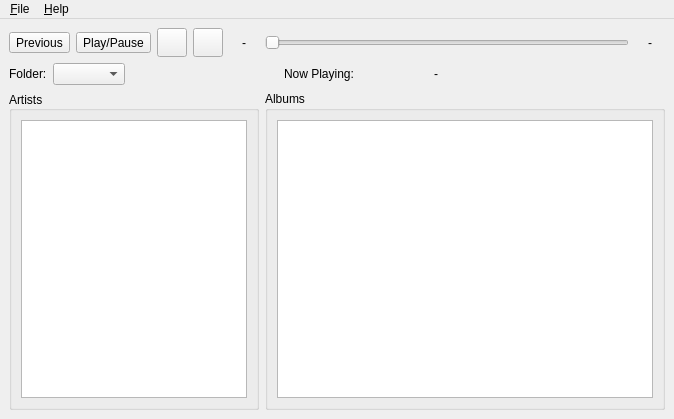
<?xml version="1.0" encoding="UTF-8"?>
<ui version="4.0">
 <class>MainWindow</class>
 <widget class="QMainWindow" name="MainWindow">
  <property name="geometry">
   <rect>
    <x>0</x>
    <y>0</y>
    <width>672</width>
    <height>419</height>
   </rect>
  </property>
  <property name="windowTitle">
   <string>Subsonic Player</string>
  </property>
  <property name="windowIcon">
   <iconset resource="../resources/Icons.qrc">
    <normaloff>:/Application Icons/subsonic-icon.png</normaloff>:/Application Icons/subsonic-icon.png</iconset>
  </property>
  <widget class="QWidget" name="centralwidget">
   <layout class="QGridLayout" name="gridLayout_2">
    <item row="0" column="0">
     <layout class="QVBoxLayout" name="verticalLayout_2">
      <item>
       <layout class="QVBoxLayout" name="verticalLayout">
        <property name="sizeConstraint">
         <enum>QLayout::SetFixedSize</enum>
        </property>
        <item>
         <layout class="QHBoxLayout" name="horizontalLayout_2">
          <property name="sizeConstraint">
           <enum>QLayout::SetNoConstraint</enum>
          </property>
          <item>
           <layout class="QHBoxLayout" name="horizontalLayout">
            <property name="sizeConstraint">
             <enum>QLayout::SetFixedSize</enum>
            </property>
            <item>
             <widget class="QToolButton" name="previousButton">
              <property name="enabled">
               <bool>true</bool>
              </property>
              <property name="text">
               <string>Previous</string>
              </property>
              <property name="icon">
               <iconset resource="../resources/Icons.qrc">
                <normaloff>:/Media Icons/media-skip-backward.png</normaloff>:/Media Icons/media-skip-backward.png</iconset>
              </property>
              <property name="iconSize">
               <size>
                <width>22</width>
                <height>22</height>
               </size>
              </property>
             </widget>
            </item>
            <item>
             <widget class="QToolButton" name="playButton">
              <property name="text">
               <string>Play/Pause</string>
              </property>
              <property name="icon">
               <iconset resource="../resources/Icons.qrc">
                <normaloff>:/Media Icons/media-playback-start.png</normaloff>:/Media Icons/media-playback-start.png</iconset>
              </property>
              <property name="iconSize">
               <size>
                <width>28</width>
                <height>28</height>
               </size>
              </property>
              <property name="checkable">
               <bool>true</bool>
              </property>
             </widget>
            </item>
            <item>
             <widget class="QToolButton" name="stopButton">
              <property name="text">
               <string/>
              </property>
              <property name="icon">
               <iconset resource="../resources/Icons.qrc">
                <normaloff>:/Media Icons/media-playback-stop.png</normaloff>:/Media Icons/media-playback-stop.png</iconset>
              </property>
              <property name="iconSize">
               <size>
                <width>22</width>
                <height>22</height>
               </size>
              </property>
             </widget>
            </item>
            <item>
             <widget class="QToolButton" name="nextButton">
              <property name="text">
               <string/>
              </property>
              <property name="icon">
               <iconset resource="../resources/Icons.qrc">
                <normaloff>:/Media Icons/media-skip-forward.png</normaloff>:/Media Icons/media-skip-forward.png</iconset>
              </property>
              <property name="iconSize">
               <size>
                <width>22</width>
                <height>22</height>
               </size>
              </property>
             </widget>
            </item>
           </layout>
          </item>
          <item>
           <widget class="QLabel" name="timeElapsedLabel">
            <property name="minimumSize">
             <size>
              <width>30</width>
              <height>0</height>
             </size>
            </property>
            <property name="text">
             <string>-</string>
            </property>
            <property name="alignment">
             <set>Qt::AlignCenter</set>
            </property>
           </widget>
          </item>
          <item>
           <widget class="QSlider" name="trackSlider">
            <property name="minimumSize">
             <size>
              <width>250</width>
              <height>0</height>
             </size>
            </property>
            <property name="orientation">
             <enum>Qt::Horizontal</enum>
            </property>
           </widget>
          </item>
          <item>
           <widget class="QLabel" name="timeLeftLabel">
            <property name="minimumSize">
             <size>
              <width>30</width>
              <height>0</height>
             </size>
            </property>
            <property name="text">
             <string>-</string>
            </property>
            <property name="alignment">
             <set>Qt::AlignCenter</set>
            </property>
           </widget>
          </item>
         </layout>
        </item>
        <item>
         <layout class="QHBoxLayout" name="horizontalLayout_7">
          <property name="sizeConstraint">
           <enum>QLayout::SetNoConstraint</enum>
          </property>
          <item>
           <layout class="QHBoxLayout" name="horizontalLayout_5">
            <property name="sizeConstraint">
             <enum>QLayout::SetFixedSize</enum>
            </property>
            <item>
             <widget class="QLabel" name="folderLabel">
              <property name="text">
               <string>Folder:</string>
              </property>
             </widget>
            </item>
            <item>
             <widget class="QComboBox" name="folderComboBox"/>
            </item>
           </layout>
          </item>
          <item>
           <layout class="QHBoxLayout" name="horizontalLayout_6">
            <property name="sizeConstraint">
             <enum>QLayout::SetFixedSize</enum>
            </property>
            <item>
             <spacer name="horizontalSpacer">
              <property name="orientation">
               <enum>Qt::Horizontal</enum>
              </property>
              <property name="sizeHint" stdset="0">
               <size>
                <width>40</width>
                <height>20</height>
               </size>
              </property>
             </spacer>
            </item>
            <item>
             <widget class="QLabel" name="nowPlayingLabel_2">
              <property name="sizePolicy">
               <sizepolicy hsizetype="Minimum" vsizetype="Minimum">
                <horstretch>0</horstretch>
                <verstretch>0</verstretch>
               </sizepolicy>
              </property>
              <property name="text">
               <string>Now Playing:</string>
              </property>
              <property name="alignment">
               <set>Qt::AlignCenter</set>
              </property>
             </widget>
            </item>
            <item>
             <widget class="QLabel" name="nowPlayingLabel">
              <property name="sizePolicy">
               <sizepolicy hsizetype="Expanding" vsizetype="Preferred">
                <horstretch>0</horstretch>
                <verstretch>0</verstretch>
               </sizepolicy>
              </property>
              <property name="text">
               <string>-</string>
              </property>
              <property name="alignment">
               <set>Qt::AlignCenter</set>
              </property>
             </widget>
            </item>
            <item>
             <spacer name="horizontalSpacer_2">
              <property name="orientation">
               <enum>Qt::Horizontal</enum>
              </property>
              <property name="sizeHint" stdset="0">
               <size>
                <width>40</width>
                <height>20</height>
               </size>
              </property>
             </spacer>
            </item>
           </layout>
          </item>
         </layout>
        </item>
       </layout>
      </item>
      <item>
       <layout class="QGridLayout" name="gridLayout">
        <item row="0" column="0">
         <widget class="QGroupBox" name="artistGroupBox">
          <property name="sizePolicy">
           <sizepolicy hsizetype="MinimumExpanding" vsizetype="MinimumExpanding">
            <horstretch>0</horstretch>
            <verstretch>0</verstretch>
           </sizepolicy>
          </property>
          <property name="minimumSize">
           <size>
            <width>250</width>
            <height>0</height>
           </size>
          </property>
          <property name="maximumSize">
           <size>
            <width>250</width>
            <height>16777215</height>
           </size>
          </property>
          <property name="title">
           <string>Artists</string>
          </property>
          <property name="alignment">
           <set>Qt::AlignLeading|Qt::AlignLeft|Qt::AlignVCenter</set>
          </property>
          <layout class="QHBoxLayout" name="horizontalLayout_4">
           <item>
            <widget class="QListView" name="listView"/>
           </item>
          </layout>
         </widget>
        </item>
        <item row="0" column="1">
         <widget class="QGroupBox" name="groupBox">
          <property name="sizePolicy">
           <sizepolicy hsizetype="MinimumExpanding" vsizetype="MinimumExpanding">
            <horstretch>0</horstretch>
            <verstretch>0</verstretch>
           </sizepolicy>
          </property>
          <property name="minimumSize">
           <size>
            <width>400</width>
            <height>300</height>
           </size>
          </property>
          <property name="title">
           <string>Albums</string>
          </property>
          <layout class="QHBoxLayout" name="horizontalLayout_3">
           <item>
            <widget class="QTreeView" name="treeView"/>
           </item>
          </layout>
         </widget>
        </item>
       </layout>
      </item>
     </layout>
    </item>
   </layout>
  </widget>
  <widget class="QMenuBar" name="menubar">
   <property name="geometry">
    <rect>
     <x>0</x>
     <y>0</y>
     <width>672</width>
     <height>22</height>
    </rect>
   </property>
   <widget class="QMenu" name="menuFile">
    <property name="title">
     <string>&amp;File</string>
    </property>
    <addaction name="actionConnectToServer"/>
    <addaction name="separator"/>
    <addaction name="actionQuit"/>
   </widget>
   <widget class="QMenu" name="menuHelp">
    <property name="title">
     <string>&amp;Help</string>
    </property>
    <addaction name="actionAbout"/>
    <addaction name="separator"/>
    <addaction name="actionAboutQt"/>
   </widget>
   <addaction name="menuFile"/>
   <addaction name="menuHelp"/>
  </widget>
  <action name="actionConnectToServer">
   <property name="text">
    <string>Connect To Server...</string>
   </property>
   <property name="shortcut">
    <string>Ctrl+O</string>
   </property>
  </action>
  <action name="actionQuit">
   <property name="text">
    <string>Quit</string>
   </property>
   <property name="shortcut">
    <string>Ctrl+Q</string>
   </property>
  </action>
  <action name="actionAbout">
   <property name="text">
    <string>About Subsonic Player</string>
   </property>
  </action>
  <action name="actionAboutQt">
   <property name="text">
    <string>About Qt</string>
   </property>
  </action>
 </widget>
 <resources>
  <include location="../resources/Icons.qrc"/>
 </resources>
 <connections/>
</ui>
